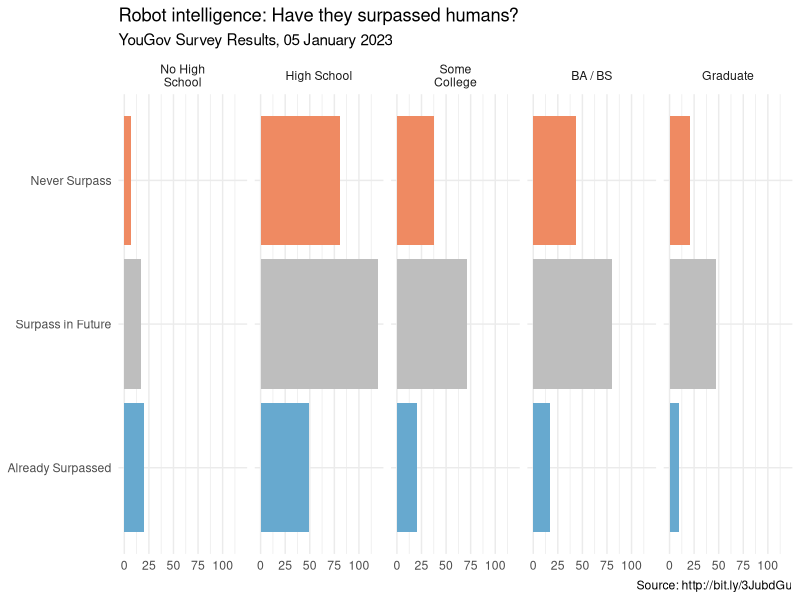
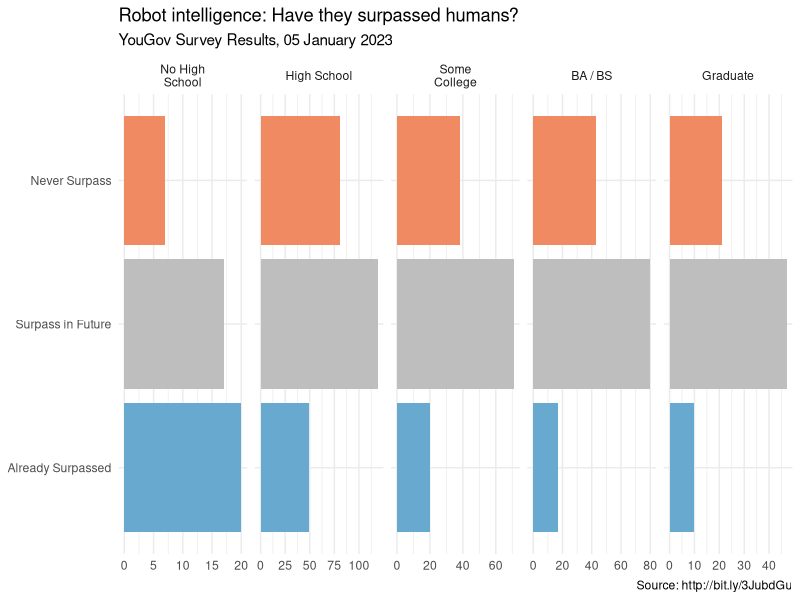

Recreate these plots in R, in order.
## ---- chunk 1

library(tidyverse)

## ---- chunk 2

robots <- read_csv("code-alongs/data-raw/robot-intelligence.csv")

## ---- chunk 3

robots <- robots %>%
  mutate(
    education = fct_recode(education, "High School" = "High School graduate", "BA / BS" = "4-year", "Some College" = "Some College", "Graduate" = "Post-grad", "No High School" = "NO HS"),
    education = fct_relevel(education, "No High School", "High School", "Some College", "BA / BS", "Graduate"),
    opinion = fct_recode(opinion,
      "Already Surpassed" = "Most robots have already developed higher levels of intelligence than humans",
      "Surpass in Future" = "Robots will be able to develop higher levels of intelligence than humans in the future",
      "Never Surpass" = "Robots will never be able to develop higher levels of intelligence than humans")
  ) %>% 
  filter(!opinion %in% c("None of these", "Don't know"))

ggplot(robots, aes(y = opinion, fill = opinion)) +
  geom_bar() +
  facet_wrap(~education,
    nrow = 1, labeller = label_wrap_gen(width = 12)
  ) +
  guides(fill = "none") +
  labs(
    title = "Robot intelligence: Have they surpassed humans?",
    subtitle = "YouGov Survey Results, 05 January 2023",
    caption = "Source: http://bit.ly/3JubdGu",
    x = NULL, y = NULL
  ) +
  scale_fill_manual(values = c(
    "Never Surpass" = "#ef8a62",
    "Already Surpassed" = "#67a9cf",
    "Surpass in Future" = "gray"
  )) +
  theme_minimal()

## ---- chunk 4

ggplot(robots, aes(y = opinion, fill = opinion)) +
  geom_bar() +
  facet_wrap(~education,
    nrow = 1, labeller = label_wrap_gen(width = 12),
    scales = "free_x"
  ) +
  guides(fill = "none") +
  labs(
    title = "Robot intelligence: Have they surpassed humans?",
    subtitle = "YouGov Survey Results, 05 January 2023",
    caption = "Source: http://bit.ly/3JubdGu",
    x = NULL, y = NULL
  ) +
  scale_fill_manual(values = c(
    "Never Surpass" = "#ef8a62",
    "Already Surpassed" = "#67a9cf",
    "Surpass in Future" = "gray"
  )) +
  theme_minimal()

## ---- chunk 5

robots_prop <- robots %>%
  group_by(education, opinion) %>%
  count() %>%
  group_by(education) %>%
  mutate(sum_n = sum(n),
    proportion = n / sum(n)) 

#copy code from above and edit
  
## ---- chunk 6

#copy code from above and edit
